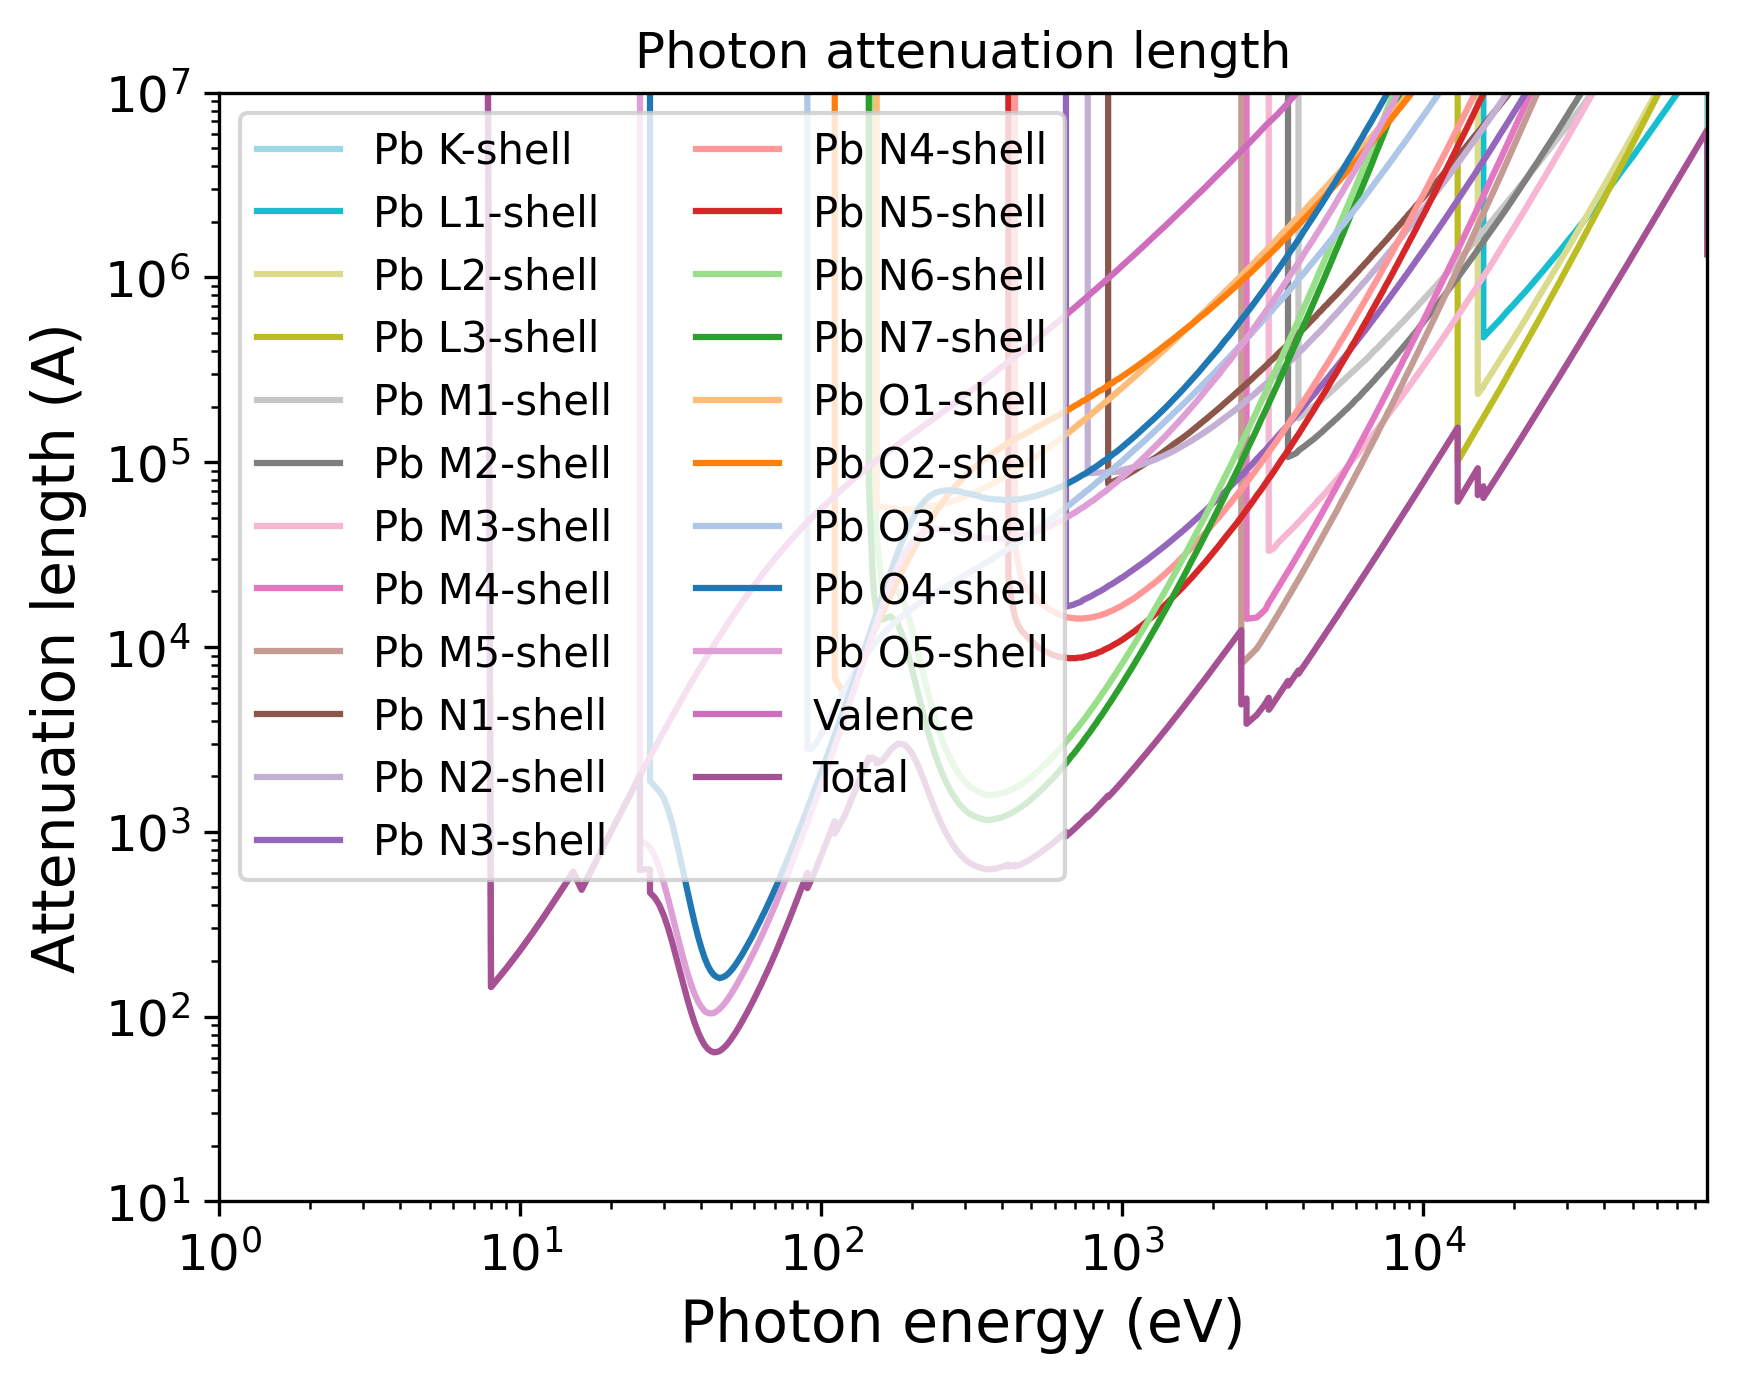

Reproduce this figure in Python.
import pandas as pd
import numpy as np
import matplotlib.pyplot as plt
import matplotlib.cm as cm
# Set the format:
plt.xlabel("Photon energy (eV)", fontsize=14)
plt.ylabel("Attenuation length (A)", fontsize=14)
plt.xticks(fontsize=12)
plt.yticks(fontsize=12)
plt.grid(False)
# Set the axes:
# Read the output file:
df = pd.read_csv(r"OUTPUT_Pb_Photon_IMFP.dat", sep=r'\s+', header=None, comment="#", skipinitialspace=True)
plt.xscale("log")
plt.yscale("log")
# Prepare the plot:
columns_to_plot = [ 1, 2, 3, 4, 5, 6, 7, 8, 9, 10, 11, 12, 13, 14, 15, 16, 17, 18, 19, 20, 21, 22, 23]
labels = [ "Pb K-shell", "Pb L1-shell", "Pb L2-shell", "Pb L3-shell", "Pb M1-shell", "Pb M2-shell", "Pb M3-shell", "Pb M4-shell", "Pb M5-shell", "Pb N1-shell", "Pb N2-shell", "Pb N3-shell", "Pb N4-shell", "Pb N5-shell", "Pb N6-shell", "Pb N7-shell", "Pb O1-shell", "Pb O2-shell", "Pb O3-shell", "Pb O4-shell", "Pb O5-shell", "Valence", "Total"]
# Create N distinct colors from a colormap
N = len(columns_to_plot)
colors = np.vstack([plt.cm.tab20(np.linspace(1, 0, 20)), plt.cm.tab20b(np.linspace(1, 0, 20))])
# Set line styles:
linestyles = [ "-", "-", "-", "-", "-", "-", "-", "-", "-", "-", "-", "-", "-", "-", "-", "-", "-", "-", "-", "-", "-", "-", "-"]
for i, col in enumerate(columns_to_plot):
    color = colors[i % len(colors)]
    ls    = linestyles[i % len(linestyles)]
    label = labels[i % len(labels)]
    plt.plot(df.iloc[:, 0], df.iloc[:, col],
    color=color,
    label=label,
    linestyle=ls)
plt.xlim(1.00000000,88011.00100000)
plt.ylim(10.00000000,10000000.00000000)
plt.title("Photon attenuation length")
plt.legend(loc="best", fontsize=10, ncol=2)
# Save the plot in this format:
plt.savefig("OUTPUT_MFP_photon.png", dpi=300, bbox_inches="tight")
